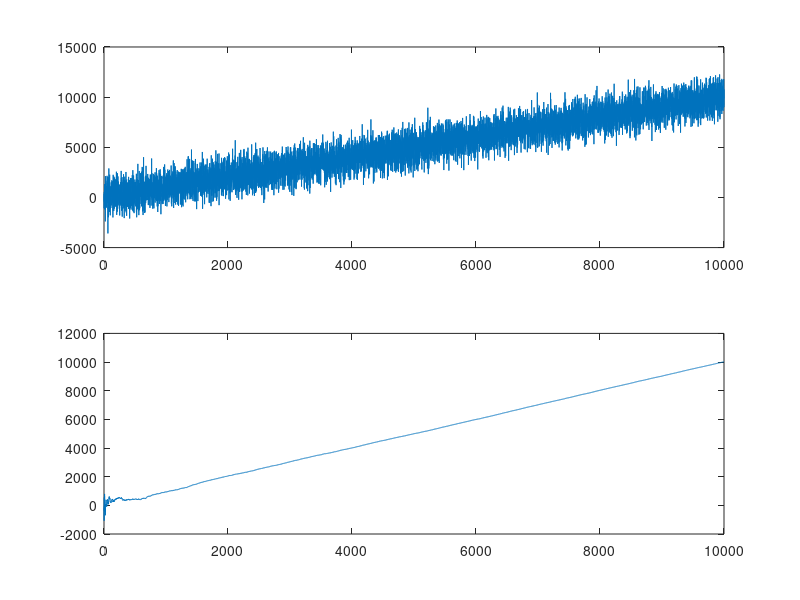

MATLAB code to generate this figure:
N=10000;
t=1:N;

measurements = t  + 1000*randn(1,N); % Angulo entregado por el accel
measurements = measurements';
N = length(measurements);

g = 9.81;

dt = .01; % Tiempo entre las mediciones

u = .1; % Motion externa (rapidez angular del gyro)

x = [0 ; 0]; % Estado inicial (alfa, bias -> valor del giroscopio en estado estacionario)
P = [1000 0 ; 0 1000]; % Incertidumbre inicial (aca no se cual seria)
B = [dt ; 0];
F = [1 -dt ; 0 1]; % Funcion del proximo estado
H = [1 0]; % Funcion de measurement

% Valor de la varianza falta para R
R = [.0001]; % Incertidumbre de la measurement
%

I = [1 0 ; 0 1]; % Matriz identidad
for i=1:N
    % Measurement Update
    Z = measurements(i,:);
    Y = Z - H*x;
    S = H*P*H' + R;
    K = P*H'*(inv(S));
    x = x + (K*Y);
    P = (I - (K*H))*P;
    b(i)=x(1);                 %Salida
    
    % Prediction
    x = (F*x + B*u);
    P = F*P*F';
    
end

subplot(211);
plot(measurements);
subplot(212);
plot(b);
